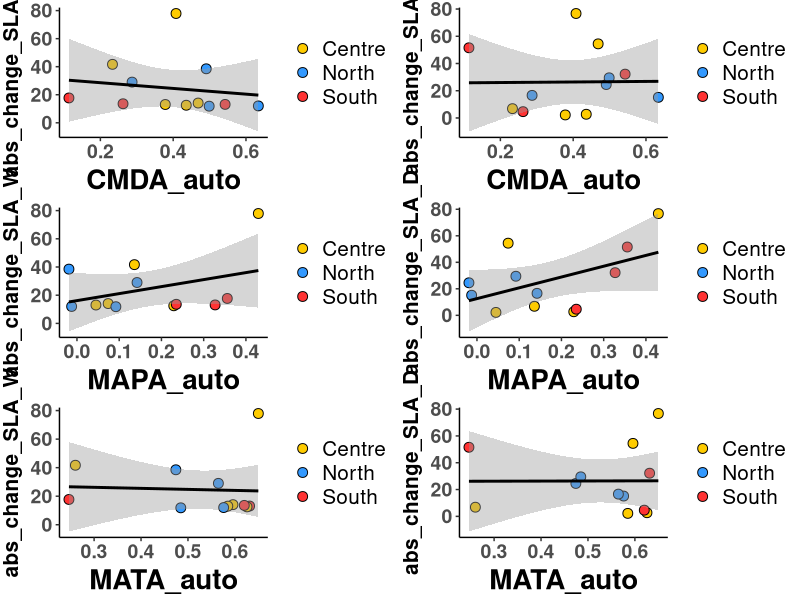
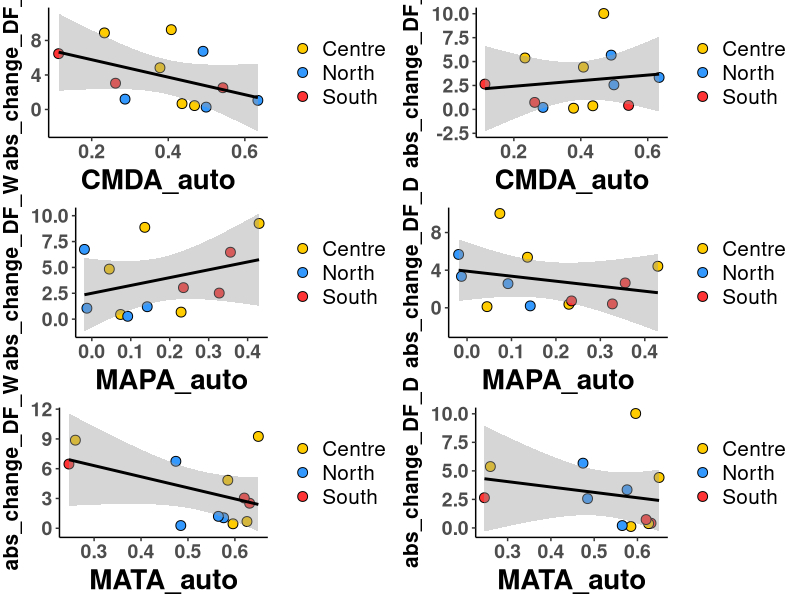

The R script that drew these images, in order:
##########################################################################################################
## Graph autocorrelation metric per traits
##
## Author Daniel Anstett
## 
##
## Last Modified Feb 17, 2022
##########################################################################################################

# Clear environment
rm(list = ls())

#Import libraries
library(tidyverse)
library(cowplot)

##########################################################################################################
#Import files

z1 <- read.csv("Data/z1.csv", header=T)  #Basic Lat/Long plus headers

#SLA
#CMDA
SLA1<-ggplot(z1, aes(x=CMDA_auto, y=abs_change_SLA_W)) +
  geom_point(aes(fill=Region),size=3, shape=21,color="black")+
  scale_fill_manual(values= c("North"="#3399FF", "Centre"="#FFCC00", "South"="#FF3333")) +
  geom_smooth(method='lm', formula= y~x, color = "black")+
  theme_classic() + theme(axis.text.x = element_text(size=14, face="bold", angle=0,hjust=0.5),
    axis.text.y = element_text(size=14,face="bold"),
    axis.title.x = element_text(color="black", size=20, vjust = 0.5, face="bold"),
    axis.title.y = element_text(color="black", size=15,vjust = 2, face="bold",hjust=0.5))+
  theme(legend.title=element_blank())+
  theme(legend.text = element_text(size=15))

SLA2<-ggplot(z1, aes(x=CMDA_auto, y=abs_change_SLA_D)) +
  geom_point(aes(fill=Region),size=3, shape=21,color="black")+
  scale_fill_manual(values= c("North"="#3399FF", "Centre"="#FFCC00", "South"="#FF3333")) +
  geom_smooth(method='lm', formula= y~x, color = "black")+
  theme_classic() + theme(axis.text.x = element_text(size=14, face="bold", angle=0,hjust=0.5),
                          axis.text.y = element_text(size=14,face="bold"),
                          axis.title.x = element_text(color="black", size=20, vjust = 0.5, face="bold"),
                          axis.title.y = element_text(color="black", size=15,vjust = 2, face="bold",hjust=0.5))+
  theme(legend.title=element_blank())+
  theme(legend.text = element_text(size=15))

#MAPA
SLA3<-ggplot(z1, aes(x=MAPA_auto, y=abs_change_SLA_W)) +
  geom_point(aes(fill=Region),size=3, shape=21,color="black")+
  scale_fill_manual(values= c("North"="#3399FF", "Centre"="#FFCC00", "South"="#FF3333")) +
  geom_smooth(method='lm', formula= y~x, color = "black")+
  theme_classic() + theme(axis.text.x = element_text(size=14, face="bold", angle=0,hjust=0.5),
                          axis.text.y = element_text(size=14,face="bold"),
                          axis.title.x = element_text(color="black", size=20, vjust = 0.5, face="bold"),
                          axis.title.y = element_text(color="black", size=15,vjust = 2, face="bold",hjust=0.5))+
  theme(legend.title=element_blank())+
  theme(legend.text = element_text(size=15))

SLA4<-ggplot(z1, aes(x=MAPA_auto, y=abs_change_SLA_D)) +
  geom_point(aes(fill=Region),size=3, shape=21,color="black")+
  scale_fill_manual(values= c("North"="#3399FF", "Centre"="#FFCC00", "South"="#FF3333")) +
  geom_smooth(method='lm', formula= y~x, color = "black")+
  theme_classic() + theme(axis.text.x = element_text(size=14, face="bold", angle=0,hjust=0.5),
                          axis.text.y = element_text(size=14,face="bold"),
                          axis.title.x = element_text(color="black", size=20, vjust = 0.5, face="bold"),
                          axis.title.y = element_text(color="black", size=15,vjust = 2, face="bold",hjust=0.5))+
  theme(legend.title=element_blank())+
  theme(legend.text = element_text(size=15))

#MATA
SLA5<-ggplot(z1, aes(x=MATA_auto, y=abs_change_SLA_W)) +
  geom_point(aes(fill=Region),size=3, shape=21,color="black")+
  scale_fill_manual(values= c("North"="#3399FF", "Centre"="#FFCC00", "South"="#FF3333")) +
  geom_smooth(method='lm', formula= y~x, color = "black")+
  theme_classic() + theme(axis.text.x = element_text(size=14, face="bold", angle=0,hjust=0.5),
                          axis.text.y = element_text(size=14,face="bold"),
                          axis.title.x = element_text(color="black", size=20, vjust = 0.5, face="bold"),
                          axis.title.y = element_text(color="black", size=15,vjust = 2, face="bold",hjust=0.5))+
  theme(legend.title=element_blank())+
  theme(legend.text = element_text(size=15))

SLA6<-ggplot(z1, aes(x=MATA_auto, y=abs_change_SLA_D)) +
  geom_point(aes(fill=Region),size=3, shape=21,color="black")+
  scale_fill_manual(values= c("North"="#3399FF", "Centre"="#FFCC00", "South"="#FF3333")) +
  geom_smooth(method='lm', formula= y~x, color = "black")+
  theme_classic() + theme(axis.text.x = element_text(size=14, face="bold", angle=0,hjust=0.5),
                          axis.text.y = element_text(size=14,face="bold"),
                          axis.title.x = element_text(color="black", size=20, vjust = 0.5, face="bold"),
                          axis.title.y = element_text(color="black", size=15,vjust = 2, face="bold",hjust=0.5))+
  theme(legend.title=element_blank())+
  theme(legend.text = element_text(size=15))

plot_grid(SLA1,SLA2,SLA3,SLA4,SLA5,SLA6,ncol = 2) #Random


#DF
#CMDA
DF1<-ggplot(z1, aes(x=CMDA_auto, y=abs_change_DF_W)) +
  geom_point(aes(fill=Region),size=3, shape=21,color="black")+
  scale_fill_manual(values= c("North"="#3399FF", "Centre"="#FFCC00", "South"="#FF3333")) +
  geom_smooth(method='lm', formula= y~x, color = "black")+
#  scale_y_continuous(name="change_DF_W", limits=c(0,12))+
  theme_classic() + theme(axis.text.x = element_text(size=14, face="bold", angle=0,hjust=0.5),
                          axis.text.y = element_text(size=14,face="bold"),
                          axis.title.x = element_text(color="black", size=20, vjust = 0.5, face="bold"),
                          axis.title.y = element_text(color="black", size=15,vjust = 2, face="bold",hjust=0.5))+
  theme(legend.title=element_blank())+
  theme(legend.text = element_text(size=15))

DF2<-ggplot(z1, aes(x=CMDA_auto, y=abs_change_DF_D)) +
  geom_point(aes(fill=Region),size=3, shape=21,color="black")+
  scale_fill_manual(values= c("North"="#3399FF", "Centre"="#FFCC00", "South"="#FF3333")) +
  geom_smooth(method='lm', formula= y~x, color = "black")+
# scale_y_continuous(name="change_DF_D", limits=c(0,12))+
  theme_classic() + theme(axis.text.x = element_text(size=14, face="bold", angle=0,hjust=0.5),
                          axis.text.y = element_text(size=14,face="bold"),
                          axis.title.x = element_text(color="black", size=20, vjust = 0.5, face="bold"),
                          axis.title.y = element_text(color="black", size=15,vjust = 2, face="bold",hjust=0.5))+
  theme(legend.title=element_blank())+
  theme(legend.text = element_text(size=15))

#MAPA
DF3<-ggplot(z1, aes(x=MAPA_auto, y=abs_change_DF_W)) +
  geom_point(aes(fill=Region),size=3, shape=21,color="black")+
  scale_fill_manual(values= c("North"="#3399FF", "Centre"="#FFCC00", "South"="#FF3333")) +
  geom_smooth(method='lm', formula= y~x, color = "black")+
#  scale_y_continuous(name="change_DF_W", limits=c(0,12))+
  theme_classic() + theme(axis.text.x = element_text(size=14, face="bold", angle=0,hjust=0.5),
                          axis.text.y = element_text(size=14,face="bold"),
                          axis.title.x = element_text(color="black", size=20, vjust = 0.5, face="bold"),
                          axis.title.y = element_text(color="black", size=15,vjust = 2, face="bold",hjust=0.5))+
  theme(legend.title=element_blank())+
  theme(legend.text = element_text(size=15))

DF4<-ggplot(z1, aes(x=MAPA_auto, y=abs_change_DF_D)) +
  geom_point(aes(fill=Region),size=3, shape=21,color="black")+
  scale_fill_manual(values= c("North"="#3399FF", "Centre"="#FFCC00", "South"="#FF3333")) +
  geom_smooth(method='lm', formula= y~x, color = "black")+
#  scale_y_continuous(name="change_DF_D", limits=c(0,12))+
  theme_classic() + theme(axis.text.x = element_text(size=14, face="bold", angle=0,hjust=0.5),
                          axis.text.y = element_text(size=14,face="bold"),
                          axis.title.x = element_text(color="black", size=20, vjust = 0.5, face="bold"),
                          axis.title.y = element_text(color="black", size=15,vjust = 2, face="bold",hjust=0.5))+
  theme(legend.title=element_blank())+
  theme(legend.text = element_text(size=15))

#MATA
DF5<-ggplot(z1, aes(x=MATA_auto, y=abs_change_DF_W)) +
  geom_point(aes(fill=Region),size=3, shape=21,color="black")+
  scale_fill_manual(values= c("North"="#3399FF", "Centre"="#FFCC00", "South"="#FF3333")) +
  geom_smooth(method='lm', formula= y~x, color = "black")+
#  scale_y_continuous(name="change_DF_W", limits=c(0,12))+
  theme_classic() + theme(axis.text.x = element_text(size=14, face="bold", angle=0,hjust=0.5),
                          axis.text.y = element_text(size=14,face="bold"),
                          axis.title.x = element_text(color="black", size=20, vjust = 0.5, face="bold"),
                          axis.title.y = element_text(color="black", size=15,vjust = 2, face="bold",hjust=0.5))+
  theme(legend.title=element_blank())+
  theme(legend.text = element_text(size=15))

DF6<-ggplot(z1, aes(x=MATA_auto, y=abs_change_DF_D)) +
  geom_point(aes(fill=Region),size=3, shape=21,color="black")+
  scale_fill_manual(values= c("North"="#3399FF", "Centre"="#FFCC00", "South"="#FF3333")) +
  geom_smooth(method='lm', formula= y~x, color = "black")+
 # scale_y_continuous(name="change_DF_D", limits=c(0,12))+
  theme_classic() + theme(axis.text.x = element_text(size=14, face="bold", angle=0,hjust=0.5),
                          axis.text.y = element_text(size=14,face="bold"),
                          axis.title.x = element_text(color="black", size=20, vjust = 0.5, face="bold"),
                          axis.title.y = element_text(color="black", size=15,vjust = 2, face="bold",hjust=0.5))+
  theme(legend.title=element_blank())+
  theme(legend.text = element_text(size=15))

plot_grid(DF1,DF2,DF3,DF4,DF5,DF6,ncol = 2) #Random
